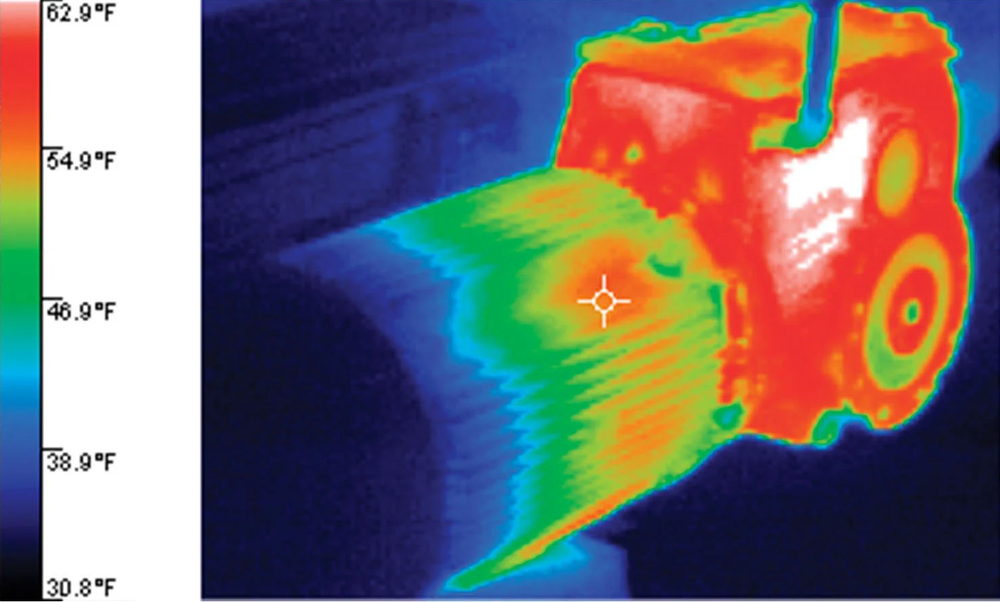
#> input picture gearbox_thermographic.png, 1000 x 602 px, shrunk from 1473 x 887 before the run
$ python main.py
#> lines starting #> are read from the running program, lines starting #| are printed output that depends on the picture; after the words box and inside, x2 and y2 are one past the last pixel; in counts of white or black regions, pixels touching at a corner belong together
import numpy as np
import matplotlib.pyplot as plt
import imageio

from skimage import data

# importação de bibliotecas 'científicas'

photo_data = imageio.imread('./gearbox_thermographic.png')  # leitura de imagens pelos pixels
#> photo_data is the input picture: shape (602, 1000, 3); mean R, G, B 116.5, 108.4, 111.9

# [31 lines of commented-out code are left out]
red_mask = photo_data[:, :, 0] < 200
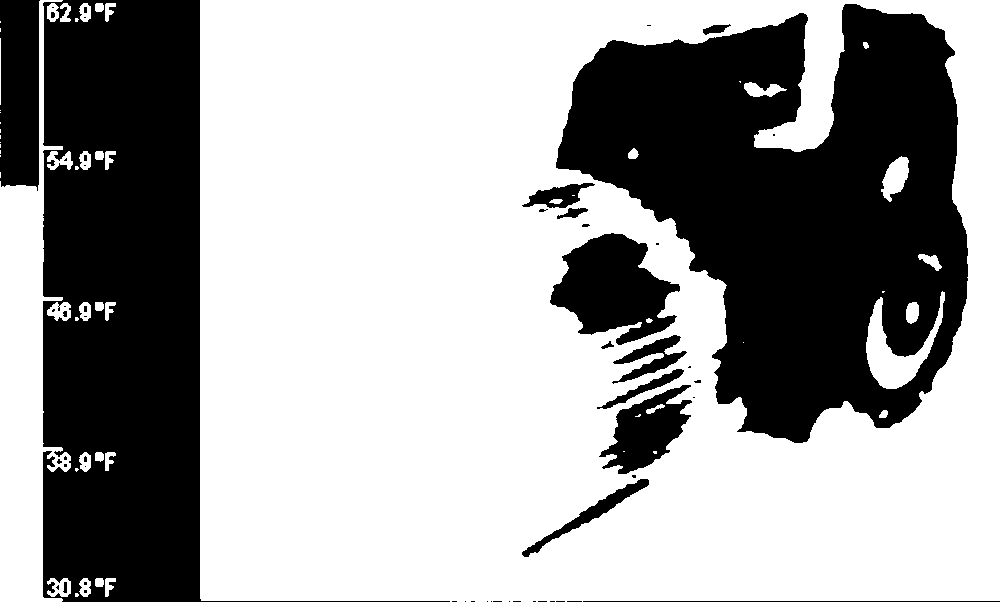
#> red_mask: shape (602, 1000) bool; 62.7% white; 56 black regions (39 under 20 px), largest, box (x1, y1, x2, y2) and area: (556, 4, 968, 443) 108891, (43, 0, 450, 602) 90642, (550, 233, 680, 345) 8722
# blue_mask = photo_data[:,:,2] <150
# green_mask = photo_data[:,:,1] <150

# print(red_mask)

photo_data[red_mask] = 0  # Atribui o preto para estes valores
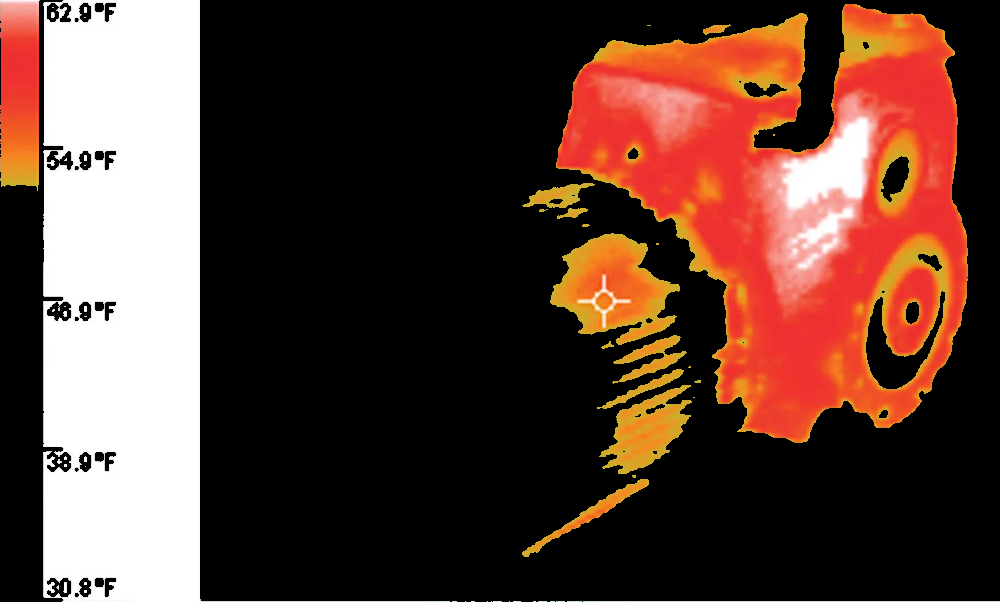
#> photo_data: shape (602, 1000, 3); mean R, G, B 91.1, 61.5, 51.9
# [11 lines of commented-out code are left out]

plt.figure(figsize=(15, 15))
plt.imshow(photo_data)
plt.show()
